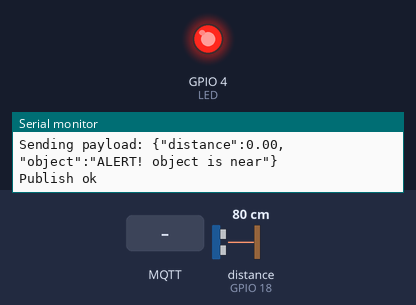
Bench run of a sketch on a simulated ESP32. On the bench: output pins drawn as LEDs (lit = HIGH), the last lines printed to the serial monitor. Wiring (from diagram.json): ultrasonic range finder: trigger GPIO 5; echo GPIO 18. The inputs (shaded band) are chosen by the test bench; at power-on: distance to the obstacle (sensor on GPIO 18) 80 cm. The echo pulse lasts 58.3 µs per cm; WiFi joins after 1.5 s; servers stay silent unless stated; no MQTT or app messages arrive unless stated; pins used as bus, display or sensor lines are not drawn.

Above: at 2.7 s.
2.8 s: distance to the obstacle (sensor on GPIO 18) set to 95 cm
4.7 s: distance to the obstacle (sensor on GPIO 18) set to 104 cm
At 6.8 s:
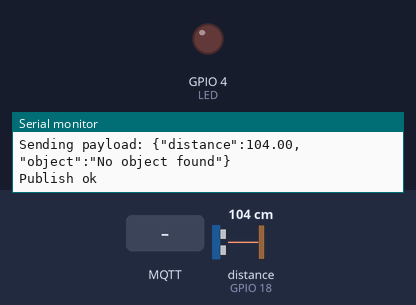
7.1 s: MQTT message "1" arrives on the first subscribed topic
9.1 s: distance to the obstacle (sensor on GPIO 18) set to 2 cm
At 10.4 s:
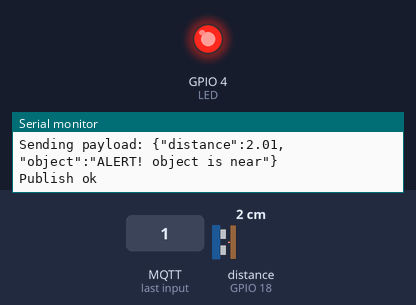
11.1 s: distance to the obstacle (sensor on GPIO 18) set to 120 cm
At 12.6 s:
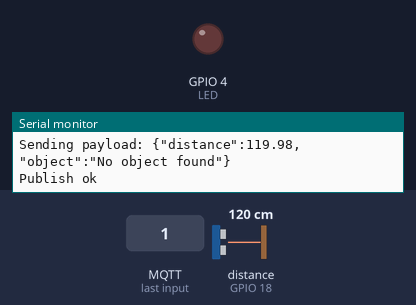
Timing chart, 0 to 14.1 s (numbered marks = the images above; inputs shaded):
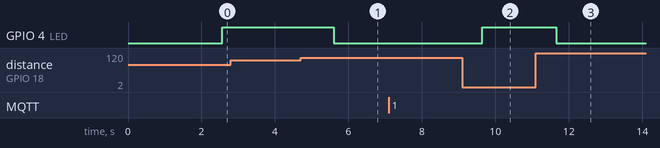

Measured:
- the behaviour switches between 100 and 101 cm on distance to the obstacle (sensor on GPIO 18) (found by bisection; images 0 and 1)
- after the input at 4.7 s, GPIO 4 (LED): HIGH → LOW after 0.90 s
- after the input at 9.1 s, GPIO 4 (LED): LOW → HIGH after 0.54 s
- after the input at 11.1 s, GPIO 4 (LED): HIGH → LOW after 0.56 s

The sketch:

esp32-dht22.ino
```cpp
#include <WiFi.h>//library for wifi
#include <PubSubClient.h>//library for Mqtt

void callback(char *subscribetopic, byte *payload, unsigned int payloadLength);

//-----credentials of IBM Accounts ------

#define ORG "8li4cg"//IBM ORGANIZATION ID
#define DEVICE_TYPE "ultrasonic_device" //Device type mentioned in ibm watson IOT Platform
#define DEVICE_ID "ultrasonic_123"//Device ID mentioned in ibm watson 10T Platorm
#define TOKEN "oAb4H!7DWuZ&?o6hRk" //Token


float dist;

char server[] = ORG ".messaging.internetofthings.ibmcloud.com";// Server Name
char publishTopic[] = "iot-2/evt/Data1/fmt/json";// topic name and type of event perform and format in which data to be send
char subscribetopic[] = "iot-2/cmd/test/fmt/String";// cmd  REPRESENT command type AND COMMAND IS TEST OF FORMAT STRING
char authMethod[] = "use-token-auth";// authentication method
char token[] = TOKEN;
char clientId[] = "d:" ORG ":" DEVICE_TYPE ":" DEVICE_ID;//client id

WiFiClient wificlient; // creating the instance for wificlient

PubSubClient client (server,1883, callback,wificlient); //calling the predefined client

int LED = 4;

int trig =5;

int echo= 18;

void setup()
 {

   Serial.begin(115200);
   pinMode(trig, OUTPUT);
   pinMode(echo, INPUT);
   pinMode(LED, OUTPUT);
   delay(10);

   wificonnect();

   mqttconnect();

}

void loop()// Recursive Function

{
    delayMicroseconds(10);
    digitalWrite(trig, LOW);
    digitalWrite(trig, LOW);
    digitalWrite(trig,HIGH);
    float dur= pulseIn(echo,HIGH);
    float dist = (dur* 0.0343)/2;
    Serial.print ("Distance in cm : ");
    Serial.println(dist);

    PublishData(dist);

    delay(1000);

    if (!client.loop()) {

     mqttconnect();
    }
}

void PublishData(float dist) {
  mqttconnect();

  String object;

  if (dist<100)
  {
    digitalWrite(LED, HIGH);
    Serial.println("object is near");
    object = "ALERT! object is near";
  }

  else
  {
    digitalWrite(LED,LOW);
    Serial.println("no object found");
    object ="No object found";
  }

  String payload="{\"distance\":";
  payload += dist;
  payload += "," "\"object\":\"";
  payload += object;
  payload += "\"}";

  Serial.print("Sending payload: ");
  Serial.println(payload);

  if (client.publish(publishTopic, (char*) payload.c_str()))
  {
    Serial.println("Publish ok"); // if it sucessfully upload
  }
  else {
    Serial.println("Publish failed");
  }
}

void mqttconnect() {
  if (!client.connected()) {
    Serial.print("Reconnecting client to ");
    Serial.println(server);
    while (!!!client.connect(clientId, authMethod, token)) {
      Serial.print(".");
      delay(500);
    }

     initManagedDevice();
     Serial.println();
  }
}


void wificonnect() //function defination for wificonnect
{
  Serial.println();
  Serial.print("Connecting to ");

  WiFi.begin("Wokwi-GUEST", "", 6);//passing the wifi credentials to establish the connection
  while (WiFi.status() != WL_CONNECTED) {
    delay(500);
    Serial.print(".");
  }
  Serial.println("");
  Serial.println("WiFi connected");
  Serial.println("IP address: ");
  Serial.println(WiFi.localIP());
}
void initManagedDevice() {
  if (client.subscribe(subscribetopic)) {
    Serial.println((subscribetopic));
    Serial.println("subscribe to cmd OK");
  }
  else {
    Serial.println("subscribe to cmd FAILED");
   }
}
void callback(char* subscribetopic, byte* payload, unsigned int payloadLength)
{
 Serial.print("callback invoked for topic: ");
  Serial.println(subscribetopic);
  for (int i = 0; i < payloadLength; i++) {
    //Serial.print((char)payload[i]);
   // data3 += (char)payload[i];
  }
 // Serial.println("data: "+ data3);
  //if(data3=="lighton")
  {
//Serial.println(data3);
  digitalWrite(LED,HIGH);
  }
  //else
  {
//Serial.println(data3);
digitalWrite(LED,LOW);
  }
//data3="";
}
```
